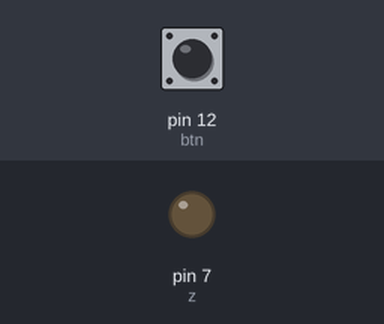
Simulated run of this sketch. Board: Arduino Uno, built with avr-gcc and run on an emulated ATmega328P. On the bench: output pins drawn as LEDs (lit = HIGH). Dashed ring = blinking. The inputs (shaded band) are chosen by the test bench; at power-on: pin 12 (btn) HIGH.

Above: at 1.2 s.
1.3 s: pin 12 (btn) pulled LOW for 0.15 s
At 1.55 s:
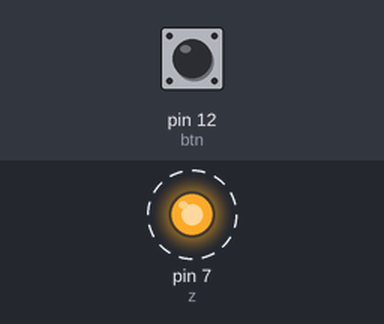
Timing chart, 0 to 4.3 s (numbered marks = the images above; inputs shaded):
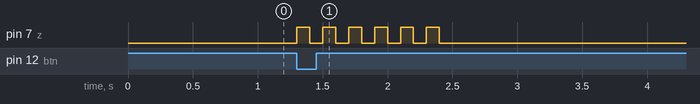

The sketch:

2C_knopki_5.ino
```cpp
int btn = 12;
int z = 7;
int i;
void setup()
{
  pinMode(btn, INPUT);
  pinMode(z, OUTPUT);
}
void loop()
{
  int btn_q;
  btn_q = digitalRead(btn);

  if (btn_q == LOW)
  {
    while ( i < 6 )
    {
      digitalWrite(z, HIGH);
      delay(100);
      digitalWrite(z, LOW);
      delay(100);
      i++;
    }
  }
}
```

Measured:
- after the input at 1.3 s, pin 7 (z): alternates HIGH for 0.10 s and LOW for 0.10 s, 12 changes in all, then stays LOW, starting at once
